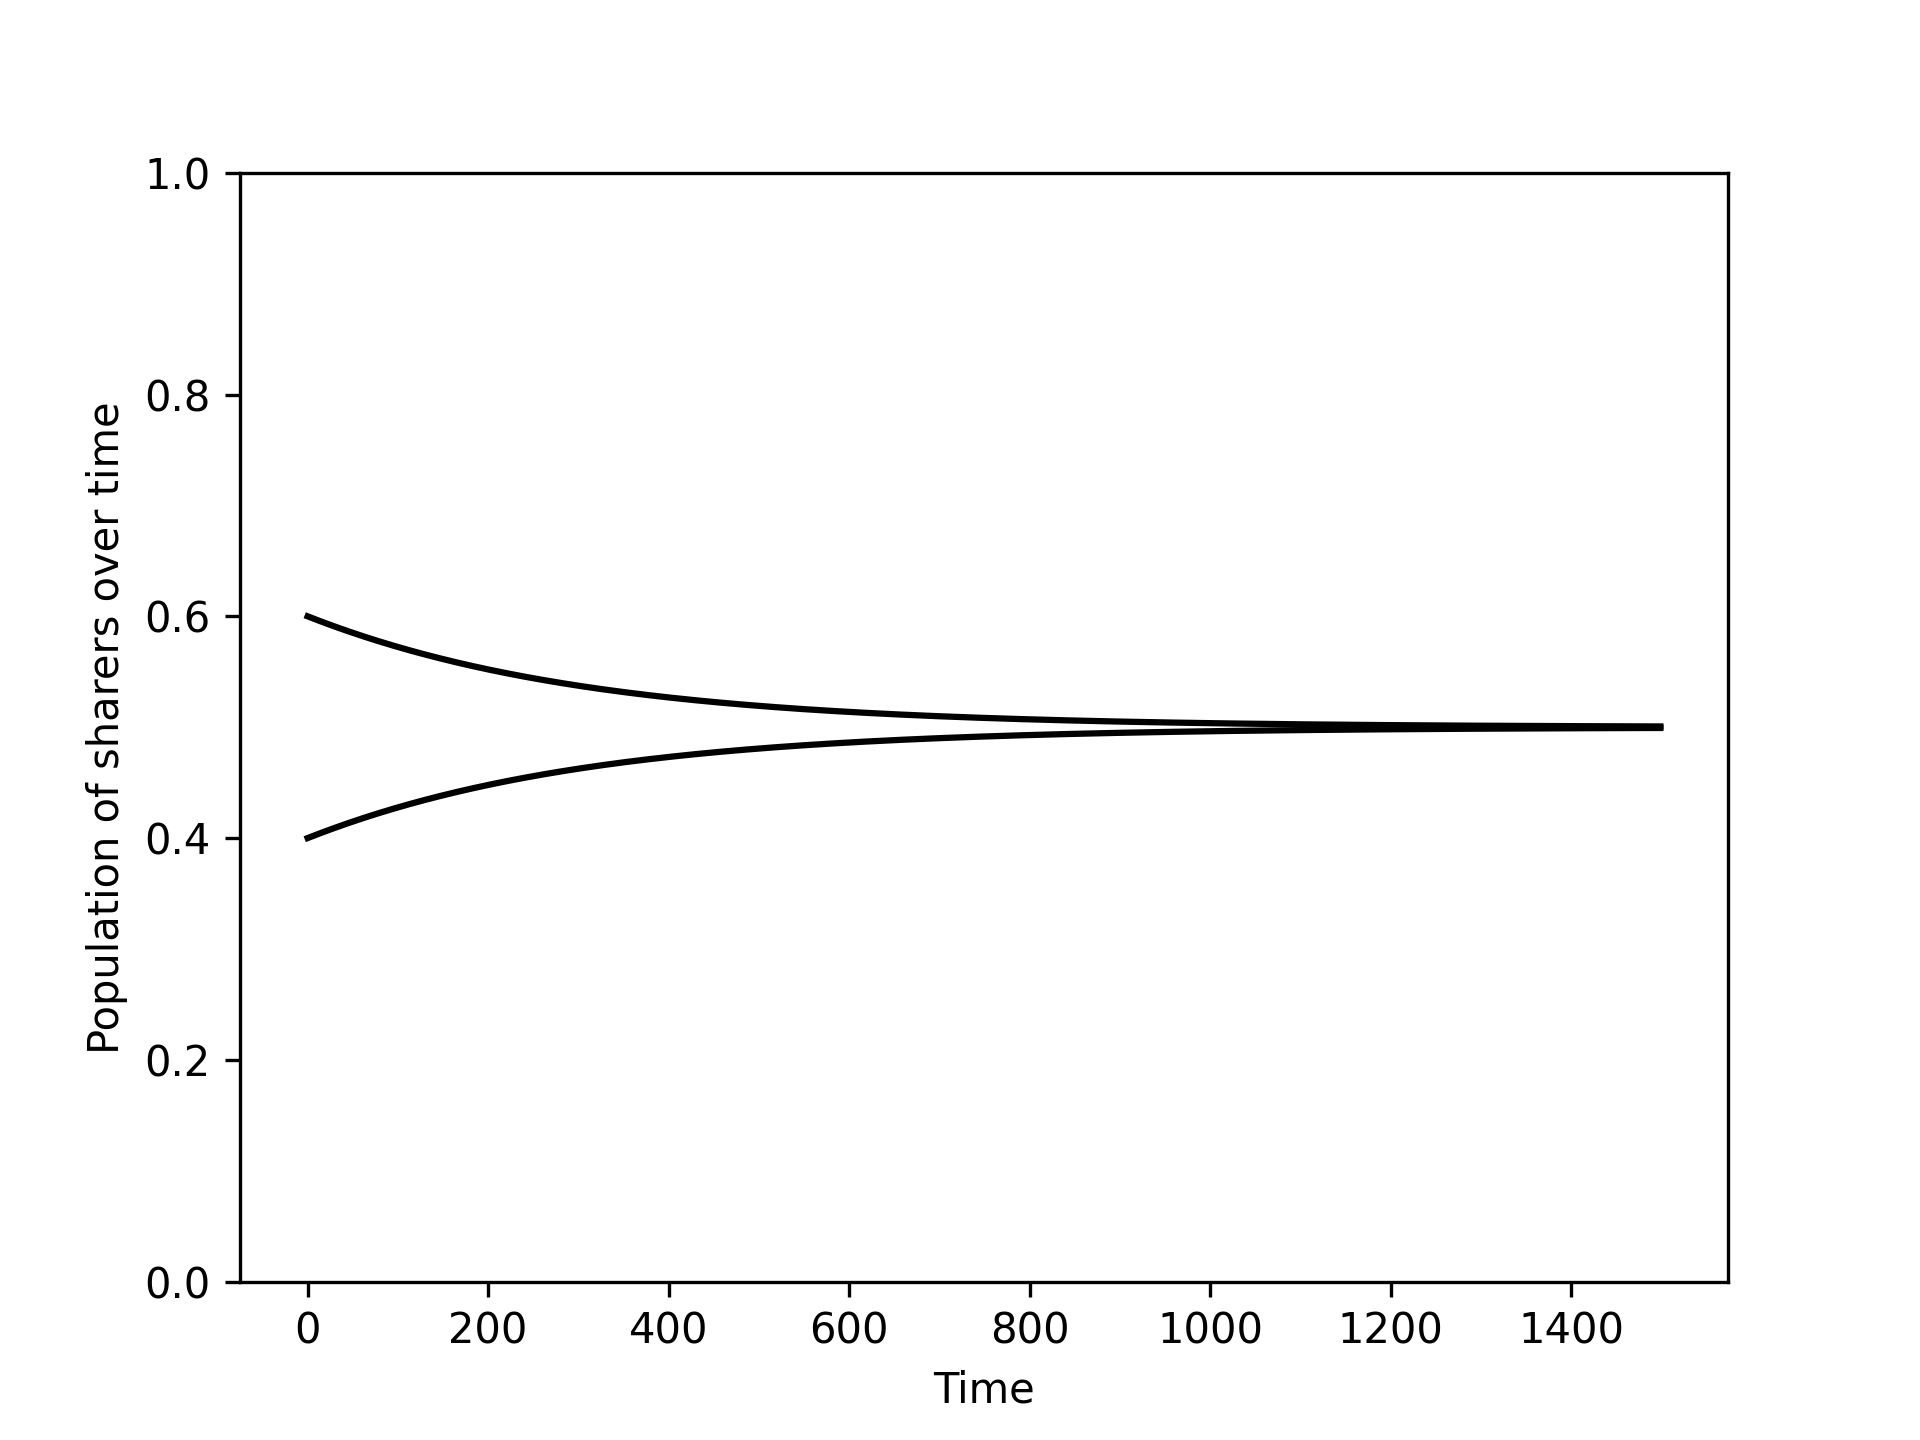

Write the Python code that produced this figure.
import matplotlib.pyplot as plt
import nashpy as nash
import numpy as np

A = np.array([[2, 1], [3, 0]])
game = nash.Game(A)
y0 = np.array([3/5, 2/5])
timepoints = np.linspace(0, 10, 1500)
sharing_population_from_3_over_5, aggressive_population = game.replicator_dynamics(y0=y0, timepoints=timepoints).T
sharing_population_from_2_over_5, aggressive_population = game.replicator_dynamics(y0=y0[::-1], timepoints=timepoints).T
plt.plot(sharing_population_from_3_over_5, color="black")
plt.plot(sharing_population_from_2_over_5, color="black")
plt.ylim(0, 1)
plt.ylabel("Population of sharers over time")
plt.xlabel("Time")
plt.savefig("main.png", dpi=300)
